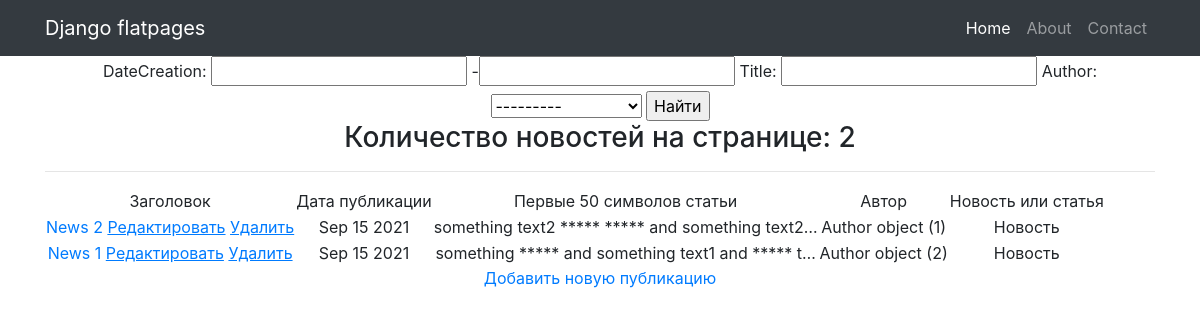
The page /news/ on the database as committed earlier.
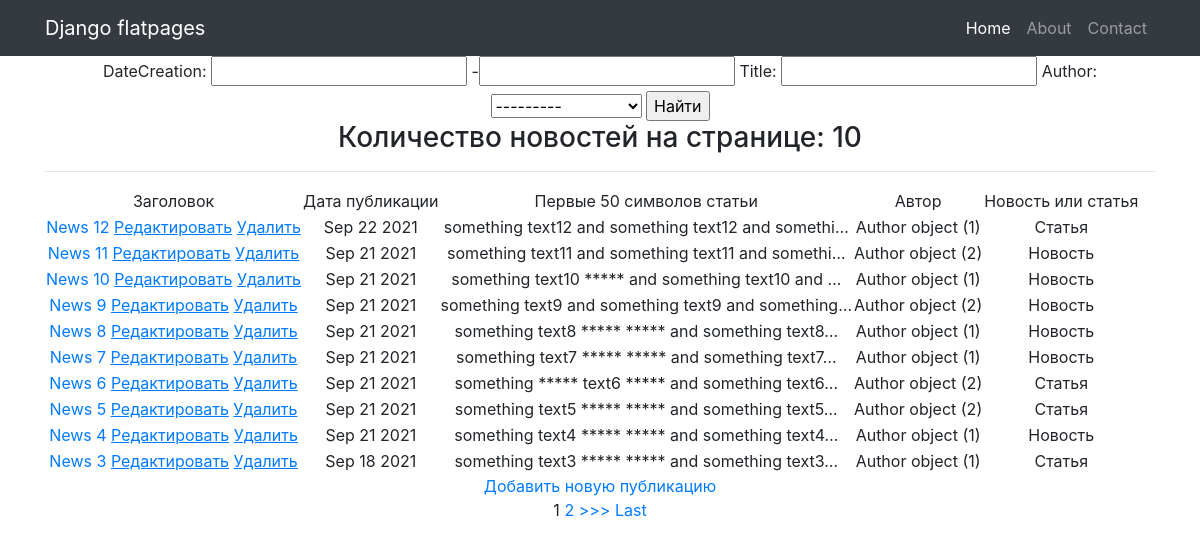
The same page on the database as committed later.
### news/models.py (models this page shows, shortened)
class Post(models.Model):
    author = models.ForeignKey(Author, on_delete=models.CASCADE)
    NEWS = 'NW'
    ARTICLE = 'AR'
    CATEGORY_CHOICES = (
        (NEWS, 'Новость'),
        (ARTICLE, 'Статья'),
    )
    categoryType = models.CharField(max_length=2, choices=CATEGORY_CHOICES, default=ARTICLE)
    dateCreation = models.DateTimeField(auto_now_add=True)
    postCategory = models.ManyToManyField(Category, through='PostCategory')
    title = models.CharField(max_length=128)
    text = models.TextField()
    rating = models.SmallIntegerField(default=0)

class Author(models.Model):
    authorUser = models.OneToOneField(User, on_delete=models.CASCADE)
    ratingAuthor = models.SmallIntegerField(default=0)

### news/views.py (the view, shortened to what this page needs)
# urls.py: path('', PostList.as_view()),
class PostList(ListView):
    model = Post
    template_name = 'news.html'
    context_object_name = 'news'
    queryset = Post.objects.order_by('-id')
    paginate_by = 10
    def get_filter(self):
        return PostFilter(self.request.GET, queryset=super().get_queryset())
    def get_queryset(self):
        return self.get_filter().qs
    def get_context_data(self, **kwargs):
        context = super().get_context_data(**kwargs)
        context['filter'] = PostFilter(self.request.GET, queryset=self.get_queryset())
        context['categories'] = Category.objects.all()
        context['form'] = PostForm()
        return context

### news/forms.py
class PostForm(ModelForm):
    class Meta:
        model = Post
        fields = ['title', 'categoryType', 'author', 'text']

### news/templatetags/censor_filter.py (called while the page is built)
@register.filter(name='censor')
def censor(value):
    for word in censor_list:
        value = value.replace(word, '*****')
    return value

### templates/news.html (shortened to what this page needs)
{% extends 'flatpages/default.html' %}
{% load censor_filter %}
{% block content %}
<form method="GET">
        {{ filter.form }}
        <input type="submit" value="Найти">
</form>
<h3>Количество новостей на странице: {{news|length}}</h3>
    <hr>
    {% if news %}
        <table>
            <tr>
                <td>
                    Заголовок
                </td>
                <td>
                    Дата публикации
                </td>
                <td>
                    Первые 50 символов статьи
                </td>
                <td>
                    Автор
                </td>
                <td>
                    Новость или статья
                </td>
            </tr>
        {% for post in news %}
            <tr>
                <td>
            <a href="{% url 'post_detail' post.id %}">{{ post.title }}</a>
            <a href="{% url 'post_update' post.id %}"><u>Редактировать</u></a>
            <a href="{% url 'post_delete' post.id %}"><u> Удалить </u></a>
                </td>
                <td>
                    {{ post.dateCreation|date:'M d Y' }}
                </td>
                <td>
                    {{ post.text|truncatechars:50|censor }}
                </td>
                <td>
                    {{ post.author }}
                </td>
                <td>
                    {{ post.get_categoryType_display }}
                </td>
            </tr>
        {% endfor %}
        </table>
    {% else %}
        <h2>Новостей нет!</h2>
    {% endif %}
<a href="{% url 'post_create' %}">Добавить новую публикацию</a> <br>
{% if is_paginated %}
    {% for num in page_obj.paginator.page_range %}
        {% if page_obj.number == num %}
            <a>{{ num }}</a>
        {% elif num > page_obj.number|add:'-3' and num < page_obj.number|add:'3' %}
            <a href="?page={{ num }}">{{ num }}</a>
        {% endif %}
    {% endfor %}
    {% if page_obj.has_next %}
        <a href="?page={{ page_obj.next_page_number }}">>>></a>
        <a href="?page={{ page_obj.paginator.num_pages }}">Last</a>
    {% endif %}
{% endif %}
{% endblock content %}

### templates/flatpages/default.html (shortened to what this page needs)
{% load static %}
<!DOCTYPE html>
<html lang="en">
<head>
  <link href="{% static 'vendor/bootstrap/css/bootstrap.min.css' %}" rel="stylesheet">
</head>
<body>
  <nav class="navbar navbar-expand-lg navbar-dark bg-dark static-top">
    <div class="container">
      <a class="navbar-brand" href="#">Django flatpages</a>
      <div class="collapse navbar-collapse" id="navbarResponsive">
        <ul class="navbar-nav ml-auto">
          <li class="nav-item active">
            <a class="nav-link" href="#">Home
            </a>
          </li>
          <li class="nav-item">
            <a class="nav-link" href="/about/">About</a>
          </li>
          <li class="nav-item">
            <a class="nav-link" href="/contacts/">Contact</a>
          </li>
        </ul>
      </div>
    </div>
  </nav>
  <div class="container">
    <div class="row">
      <div class="col-lg-12 text-center">
       {% block content %}{% endblock content %}
      </div>
    </div>
  </div>
</body>
</html>

Rows that differ between the two databases and show on the page:
no longer on this page (row unchanged): Post: title "News 2", dateCreation "Sep 15 2021", text|censor "something text2 ***** ***** and something text2…", author "Author object (1)", categoryType "Новость"
no longer on this page (row unchanged): Post: title "News 1", dateCreation "Sep 15 2021", text|censor "something ***** and something text1 and ***** t…", author "Author object (2)", categoryType "Новость"
added Post: title "News 12", dateCreation "Sep 22 2021", text|censor "something text12 and something text12 and somethi…", author "Author object (1)", categoryType "Статья"
added Post: title "News 11", dateCreation "Sep 21 2021", text|censor "something text11 and something text11 and somethi…", author "Author object (2)", categoryType "Новость"
added Post: title "News 10", dateCreation "Sep 21 2021", text|censor "something text10 ***** and something text10 and …", author "Author object (1)", categoryType "Новость"
added Post: title "News 9", dateCreation "Sep 21 2021", text|censor "something text9 and something text9 and something…", author "Author object (2)", categoryType "Новость"
added Post: title "News 8", dateCreation "Sep 21 2021", text|censor "something text8 ***** ***** and something text8…", author "Author object (1)", categoryType "Новость"
added Post: title "News 7", dateCreation "Sep 21 2021", text|censor "something text7 ***** ***** and something text7…", author "Author object (1)", categoryType "Новость"
added Post: title "News 6", dateCreation "Sep 21 2021", text|censor "something ***** text6 ***** and something text6…", author "Author object (2)", categoryType "Статья"
added Post: title "News 5", dateCreation "Sep 21 2021", text|censor "something text5 ***** ***** and something text5…", author "Author object (2)", categoryType "Статья"
added Post: title "News 4", dateCreation "Sep 21 2021", text|censor "something text4 ***** ***** and something text4…", author "Author object (1)", categoryType "Новость"
added Post: title "News 3", dateCreation "Sep 18 2021", text|censor "something text3 ***** ***** and something text3…", author "Author object (1)", categoryType "Статья"
Other text that changed with them:
{{ news|length }}: "2" → "10"
new list line: "1"
new list line: "2"
text now shown: ">>> Last"
